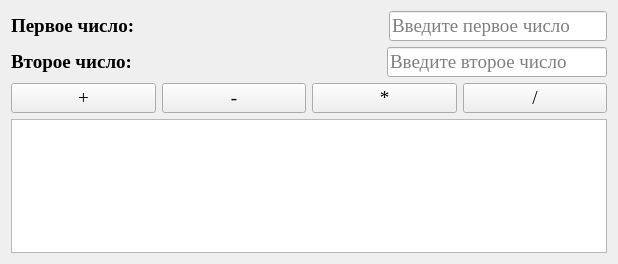
<?xml version="1.0" encoding="UTF-8"?>
<ui version="4.0">
 <class>Form</class>
 <widget class="QWidget" name="Form">
  <property name="geometry">
   <rect>
    <x>0</x>
    <y>0</y>
    <width>618</width>
    <height>264</height>
   </rect>
  </property>
  <property name="windowTitle">
   <string>Form</string>
  </property>
  <layout class="QVBoxLayout" name="verticalLayout">
   <item>
    <layout class="QHBoxLayout" name="horizontalLayout">
     <item>
      <widget class="QLabel" name="label">
       <property name="font">
        <font>
         <family>Times New Roman</family>
         <pointsize>14</pointsize>
         <bold>true</bold>
        </font>
       </property>
       <property name="text">
        <string>Первое число:</string>
       </property>
      </widget>
     </item>
     <item>
      <spacer name="horizontalSpacer">
       <property name="orientation">
        <enum>Qt::Orientation::Horizontal</enum>
       </property>
       <property name="sizeHint" stdset="0">
        <size>
         <width>248</width>
         <height>20</height>
        </size>
       </property>
      </spacer>
     </item>
     <item>
      <widget class="QLineEdit" name="lineEdit">
       <property name="font">
        <font>
         <family>Times New Roman</family>
         <pointsize>14</pointsize>
        </font>
       </property>
       <property name="placeholderText">
        <string>Введите первое число</string>
       </property>
      </widget>
     </item>
    </layout>
   </item>
   <item>
    <layout class="QHBoxLayout" name="horizontalLayout_2">
     <item>
      <widget class="QLabel" name="label_2">
       <property name="font">
        <font>
         <family>Times New Roman</family>
         <pointsize>14</pointsize>
         <bold>true</bold>
        </font>
       </property>
       <property name="text">
        <string>Второе число:</string>
       </property>
      </widget>
     </item>
     <item>
      <spacer name="horizontalSpacer_2">
       <property name="orientation">
        <enum>Qt::Orientation::Horizontal</enum>
       </property>
       <property name="sizeHint" stdset="0">
        <size>
         <width>248</width>
         <height>20</height>
        </size>
       </property>
      </spacer>
     </item>
     <item>
      <widget class="QLineEdit" name="lineEdit_2">
       <property name="font">
        <font>
         <family>Times New Roman</family>
         <pointsize>14</pointsize>
        </font>
       </property>
       <property name="placeholderText">
        <string>Введите второе число</string>
       </property>
      </widget>
     </item>
    </layout>
   </item>
   <item>
    <layout class="QHBoxLayout" name="horizontalLayout_3">
     <item>
      <widget class="QPushButton" name="pushButton">
       <property name="font">
        <font>
         <family>Times New Roman</family>
         <pointsize>14</pointsize>
        </font>
       </property>
       <property name="text">
        <string>+</string>
       </property>
      </widget>
     </item>
     <item>
      <widget class="QPushButton" name="pushButton_2">
       <property name="font">
        <font>
         <family>Times New Roman</family>
         <pointsize>14</pointsize>
        </font>
       </property>
       <property name="text">
        <string>-</string>
       </property>
      </widget>
     </item>
     <item>
      <widget class="QPushButton" name="pushButton_4">
       <property name="font">
        <font>
         <family>Times New Roman</family>
         <pointsize>14</pointsize>
        </font>
       </property>
       <property name="text">
        <string>*</string>
       </property>
      </widget>
     </item>
     <item>
      <widget class="QPushButton" name="pushButton_3">
       <property name="font">
        <font>
         <family>Times New Roman</family>
         <pointsize>14</pointsize>
        </font>
       </property>
       <property name="text">
        <string>/</string>
       </property>
      </widget>
     </item>
    </layout>
   </item>
   <item>
    <widget class="QTextBrowser" name="textBrowser"/>
   </item>
  </layout>
 </widget>
 <resources/>
 <connections/>
</ui>
